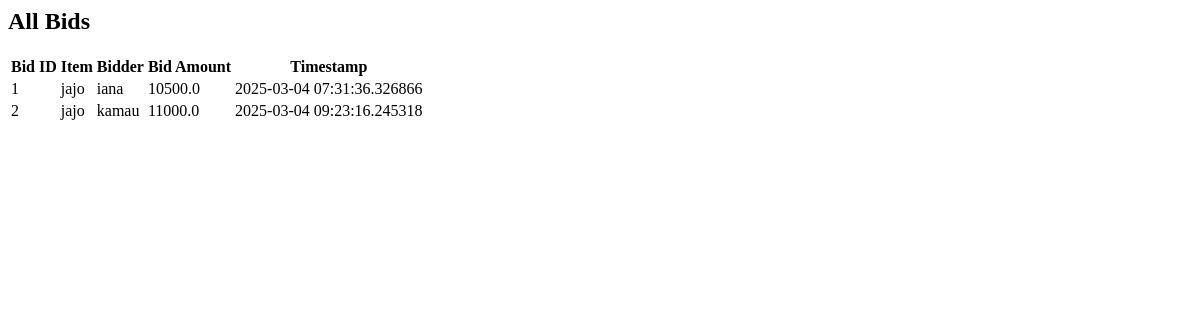
Page /admin/bids/all on the earlier database version.
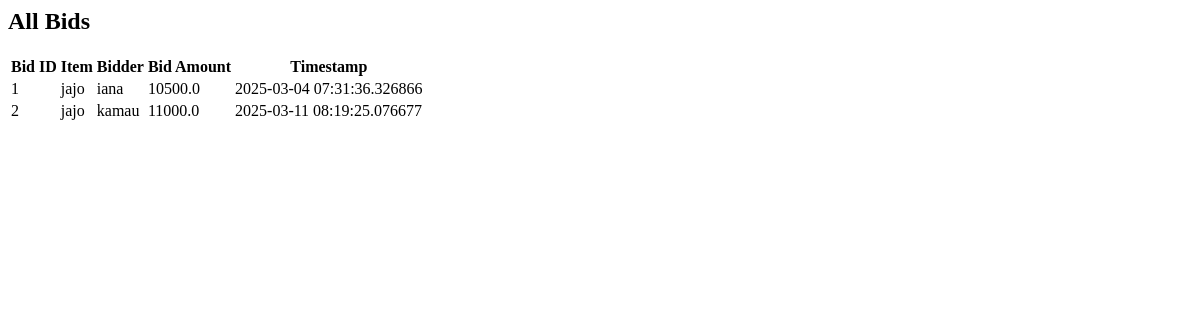
Same page on the later database version.
### models.py (models this page shows)
class Bid(db.Model):
    id = db.Column(db.Integer, primary_key=True)
    user_id = db.Column(db.Integer, db.ForeignKey('user.id'), nullable=False)
    auction_id = db.Column(db.Integer, db.ForeignKey('auction_item.id'), nullable=False)
    bid_amount = db.Column(db.Float, nullable=False)
    timestamp = db.Column(db.DateTime, default=datetime.now)
    user = db.relationship('User', backref='bids')

class AuctionItem(db.Model):
    id = db.Column(db.Integer, primary_key=True)
    title = db.Column(db.String(100), nullable=False)
    description = db.Column(db.Text, nullable=False)
    starting_price = db.Column(db.Float, nullable=False)
    image = db.Column(db.String(100), nullable=True)
    end_time = db.Column(db.DateTime(timezone=True), nullable=False, default=lambda: datetime.now(timezone.utc))
    bids = db.relationship('Bid', backref='auction_item', lazy=True)
    category = db.Column(db.String(50), nullable=False)  # New field for category
    additional_images = db.relationship('AdditionalImage', back_populates='auction_item', cascade="all, delete-orphan")
    serial_number = db.Column(db.String(50), nullable=True)
    model = db.Column(db.String(50), nullable=True)
    year_of_manufacture = db.Column(db.String(4), nullable=True)
    color = db.Column(db.String(30), nullable=True)
    primary_damage = db.Column(db.String(50), nullable=True)
    secondary_damage = db.Column(db.String(50), nullable=True)
    VIN = db.Column(db.String(17), nullable=True)
    odometer = db.Column(db.Integer, nullable=True)
    working = db.Column(db.String(10), nullable=True)  # Yes/No/Not Applicable
    sale_status = db.Column(db.String(20), default='Open')  # Open, Closed, or Sold

class User(UserMixin, db.Model):
    id = db.Column(db.Integer, primary_key=True)
    username = db.Column(db.String(50), unique=True, nullable=False)
    password = db.Column(db.String(100), nullable=False)
    is_admin = db.Column(db.Boolean, default=False)

### app.py (the view)
@app.route('/admin/bids/all')
def view_all_bids():
    bids = db.session.query(Bid, AuctionItem.title).join(User).join(AuctionItem).all()
    return render_template('view_all_bids.html', bids=bids)

### app.py (called while the page is built)
@app.context_processor
def inject_user_model():
    from models import User  # Import your User model here
    return dict(User=User)

### templates/view_all_bids.html
<h2>All Bids</h2>
<table>
    <tr>
        <th>Bid ID</th>
        <th>Item</th>
        <th>Bidder</th>
        <th>Bid Amount</th>
        <th>Timestamp</th>
    </tr>
    {% for bid in bids %}
    <tr>
        <td>{{ bid.Bid.id }}</td>
        <td>{{ bid.title }}</td>
        <td>{{ bid.Bid.user.username }}</td>
        <td>{{ bid.Bid.bid_amount }}</td>
        <td>{{ bid.Bid.timestamp }}</td>
    </tr>
    {% endfor %}
</table>

Differences in the rows shown:
changed Bid "kamau": Bid.timestamp "2025-03-04 09:23:16.245318" → "2025-03-11 08:19:25.076677"
